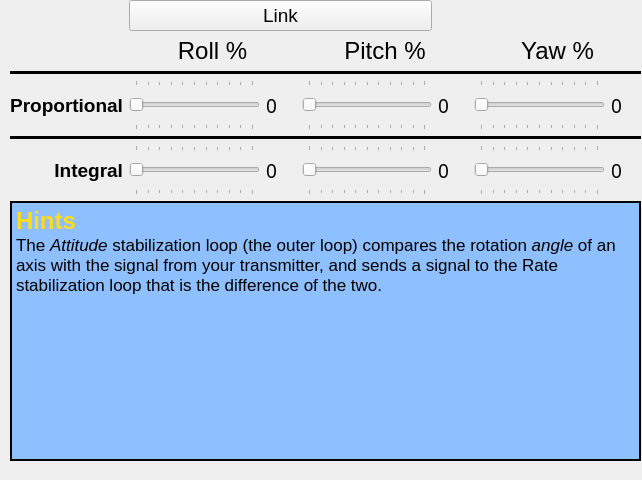
         <widget class="QWidget" name="basicAttitudeStab">
          <property name="enabled">
           <bool>true</bool>
          </property>
          <property name="geometry">
           <rect>
            <x>0</x>
            <y>0</y>
            <width>642</width>
            <height>480</height>
           </rect>
          </property>
          <property name="sizePolicy">
           <sizepolicy hsizetype="Expanding" vsizetype="Expanding">
            <horstretch>0</horstretch>
            <verstretch>0</verstretch>
           </sizepolicy>
          </property>
          <property name="minimumSize">
           <size>
            <width>642</width>
            <height>480</height>
           </size>
          </property>
          <property name="sizeIncrement">
           <size>
            <width>1</width>
            <height>1</height>
           </size>
          </property>
          <property name="font">
           <font>
            <pointsize>14</pointsize>
            <weight>50</weight>
            <bold>false</bold>
           </font>
          </property>
          <attribute name="label">
           <string>Attitude Stabilization (Outer Loop)</string>
          </attribute>
          <widget class="QWidget" name="layoutWidget">
           <property name="geometry">
            <rect>
             <x>10</x>
             <y>0</y>
             <width>631</width>
             <height>461</height>
            </rect>
           </property>
           <layout class="QGridLayout" name="gridLayout_7" rowstretch="0,0,0,0,0,0,0" columnstretch="0,0,0,0,0,0,0">
            <property name="sizeConstraint">
             <enum>QLayout::SetNoConstraint</enum>
            </property>
            <item row="3" column="0">
             <widget class="QLabel" name="label_25">
              <property name="font">
               <font>
                <pointsize>14</pointsize>
                <weight>75</weight>
                <bold>true</bold>
               </font>
              </property>
              <property name="autoFillBackground">
               <bool>false</bool>
              </property>
              <property name="text">
               <string>Proportional</string>
              </property>
              <property name="alignment">
               <set>Qt::AlignRight|Qt::AlignTrailing|Qt::AlignVCenter</set>
              </property>
             </widget>
            </item>
            <item row="5" column="0">
             <widget class="QLabel" name="label_26">
              <property name="font">
               <font>
                <pointsize>14</pointsize>
                <weight>75</weight>
                <bold>true</bold>
               </font>
              </property>
              <property name="autoFillBackground">
               <bool>false</bool>
              </property>
              <property name="text">
               <string>Integral</string>
              </property>
              <property name="alignment">
               <set>Qt::AlignRight|Qt::AlignTrailing|Qt::AlignVCenter</set>
              </property>
             </widget>
            </item>
            <item row="3" column="5">
             <widget class="QSlider" name="attYawProp">
              <property name="minimumSize">
               <size>
                <width>100</width>
                <height>50</height>
               </size>
              </property>
              <property name="autoFillBackground">
               <bool>false</bool>
              </property>
              <property name="maximum">
               <number>100</number>
              </property>
              <property name="orientation">
               <enum>Qt::Horizontal</enum>
              </property>
              <property name="tickPosition">
               <enum>QSlider::TicksBothSides</enum>
              </property>
              <property name="tickInterval">
               <number>10</number>
              </property>
              <property name="wrapping" stdset="0">
               <bool>false</bool>
              </property>
              <property name="notchTarget" stdset="0">
               <double>0.000000000000000</double>
              </property>
              <property name="notchesVisible" stdset="0">
               <bool>false</bool>
              </property>
             </widget>
            </item>
            <item row="5" column="5">
             <widget class="QSlider" name="attYawInt">
              <property name="minimumSize">
               <size>
                <width>0</width>
                <height>50</height>
               </size>
              </property>
              <property name="autoFillBackground">
               <bool>false</bool>
              </property>
              <property name="maximum">
               <number>100</number>
              </property>
              <property name="orientation">
               <enum>Qt::Horizontal</enum>
              </property>
              <property name="tickPosition">
               <enum>QSlider::TicksBothSides</enum>
              </property>
              <property name="tickInterval">
               <number>10</number>
              </property>
              <property name="wrapping" stdset="0">
               <bool>false</bool>
              </property>
              <property name="notchTarget" stdset="0">
               <double>0.000000000000000</double>
              </property>
              <property name="notchesVisible" stdset="0">
               <bool>false</bool>
              </property>
             </widget>
            </item>
            <item row="4" column="0" colspan="7">
             <widget class="Line" name="line_5">
              <property name="sizePolicy">
               <sizepolicy hsizetype="Expanding" vsizetype="Fixed">
                <horstretch>0</horstretch>
                <verstretch>0</verstretch>
               </sizepolicy>
              </property>
              <property name="autoFillBackground">
               <bool>false</bool>
              </property>
              <property name="frameShadow">
               <enum>QFrame::Plain</enum>
              </property>
              <property name="lineWidth">
               <number>5</number>
              </property>
              <property name="orientation">
               <enum>Qt::Horizontal</enum>
              </property>
             </widget>
            </item>
            <item row="2" column="0" colspan="7">
             <widget class="Line" name="line_6">
              <property name="sizePolicy">
               <sizepolicy hsizetype="Expanding" vsizetype="Fixed">
                <horstretch>0</horstretch>
                <verstretch>0</verstretch>
               </sizepolicy>
              </property>
              <property name="autoFillBackground">
               <bool>false</bool>
              </property>
              <property name="frameShadow">
               <enum>QFrame::Plain</enum>
              </property>
              <property name="lineWidth">
               <number>5</number>
              </property>
              <property name="orientation">
               <enum>Qt::Horizontal</enum>
              </property>
             </widget>
            </item>
            <item row="0" column="1" colspan="3">
             <widget class="QPushButton" name="linkAttPitchRoll">
              <property name="autoFillBackground">
               <bool>false</bool>
              </property>
              <property name="text">
               <string>Link</string>
              </property>
              <property name="checkable">
               <bool>true</bool>
              </property>
              <property name="flat">
               <bool>false</bool>
              </property>
             </widget>
            </item>
            <item row="3" column="6">
             <widget class="QLabel" name="APYL">
              <property name="minimumSize">
               <size>
                <width>30</width>
                <height>0</height>
               </size>
              </property>
              <property name="font">
               <font>
                <family>Monaco</family>
                <pointsize>14</pointsize>
               </font>
              </property>
              <property name="autoFillBackground">
               <bool>false</bool>
              </property>
              <property name="text">
               <string>0</string>
              </property>
              <property name="alignment">
               <set>Qt::AlignLeading|Qt::AlignLeft|Qt::AlignVCenter</set>
              </property>
             </widget>
            </item>
            <item row="5" column="6">
             <widget class="QLabel" name="AIYL">
              <property name="minimumSize">
               <size>
                <width>30</width>
                <height>0</height>
               </size>
              </property>
              <property name="font">
               <font>
                <family>Monaco</family>
                <pointsize>14</pointsize>
               </font>
              </property>
              <property name="autoFillBackground">
               <bool>false</bool>
              </property>
              <property name="text">
               <string>0</string>
              </property>
              <property name="alignment">
               <set>Qt::AlignLeading|Qt::AlignLeft|Qt::AlignVCenter</set>
              </property>
             </widget>
            </item>
            <item row="6" column="0" colspan="7">
             <widget class="QTextBrowser" name="attTextBrowser">
              <property name="autoFillBackground">
               <bool>false</bool>
              </property>
              <property name="styleSheet">
               <string notr="true">background-color: rgb(142, 191, 255);</string>
              </property>
              <property name="frameShape">
               <enum>QFrame::Box</enum>
              </property>
              <property name="frameShadow">
               <enum>QFrame::Plain</enum>
              </property>
              <property name="lineWidth">
               <number>2</number>
              </property>
              <property name="html">
               <string>&lt;!DOCTYPE HTML PUBLIC &quot;-//W3C//DTD HTML 4.0//EN&quot; &quot;http://www.w3.org/TR/REC-html40/strict.dtd&quot;&gt;
&lt;html&gt;&lt;head&gt;&lt;meta name=&quot;qrichtext&quot; content=&quot;1&quot; /&gt;&lt;style type=&quot;text/css&quot;&gt;
p, li { white-space: pre-wrap; }
&lt;/style&gt;&lt;/head&gt;&lt;body style=&quot; font-family:'Lucida Grande'; font-size:13pt; font-weight:400; font-style:normal;&quot;&gt;
&lt;p style=&quot; margin-top:0px; margin-bottom:0px; margin-left:0px; margin-right:0px; -qt-block-indent:0; text-indent:0px;&quot;&gt;&lt;span style=&quot; font-size:18pt; font-weight:600; color:#ffdc1a;&quot;&gt;Hints&lt;/span&gt;&lt;/p&gt;
&lt;p style=&quot; margin-top:0px; margin-bottom:0px; margin-left:0px; margin-right:0px; -qt-block-indent:0; text-indent:0px;&quot;&gt;The &lt;span style=&quot; font-style:italic;&quot;&gt;Attitude&lt;/span&gt; stabilization loop (the outer loop) compares the rotation &lt;span style=&quot; font-style:italic;&quot;&gt;angle &lt;/span&gt;of an axis with the signal from your transmitter, and sends a signal to the Rate stabilization loop that is the difference of the two.&lt;/p&gt;&lt;/body&gt;&lt;/html&gt;</string>
              </property>
             </widget>
            </item>
            <item row="1" column="1" colspan="2">
             <widget class="QLabel" name="label_27">
              <property name="font">
               <font>
                <pointsize>18</pointsize>
               </font>
              </property>
              <property name="autoFillBackground">
               <bool>false</bool>
              </property>
              <property name="text">
               <string>Roll %</string>
              </property>
              <property name="alignment">
               <set>Qt::AlignCenter</set>
              </property>
             </widget>
            </item>
            <item row="1" column="3" colspan="2">
             <widget class="QLabel" name="label_9">
              <property name="sizePolicy">
               <sizepolicy hsizetype="Expanding" vsizetype="Preferred">
                <horstretch>0</horstretch>
                <verstretch>0</verstretch>
               </sizepolicy>
              </property>
              <property name="font">
               <font>
                <pointsize>18</pointsize>
               </font>
              </property>
              <property name="autoFillBackground">
               <bool>false</bool>
              </property>
              <property name="text">
               <string>Pitch %</string>
              </property>
              <property name="alignment">
               <set>Qt::AlignCenter</set>
              </property>
             </widget>
            </item>
            <item row="1" column="5" colspan="2">
             <widget class="QLabel" name="label_28">
              <property name="sizePolicy">
               <sizepolicy hsizetype="Expanding" vsizetype="Preferred">
                <horstretch>0</horstretch>
                <verstretch>0</verstretch>
               </sizepolicy>
              </property>
              <property name="font">
               <font>
                <pointsize>18</pointsize>
               </font>
              </property>
              <property name="autoFillBackground">
               <bool>false</bool>
              </property>
              <property name="text">
               <string>Yaw %</string>
              </property>
              <property name="alignment">
               <set>Qt::AlignCenter</set>
              </property>
             </widget>
            </item>
            <item row="3" column="3">
             <widget class="QSlider" name="attPitchProp">
              <property name="minimumSize">
               <size>
                <width>100</width>
                <height>50</height>
               </size>
              </property>
              <property name="autoFillBackground">
               <bool>false</bool>
              </property>
              <property name="maximum">
               <number>100</number>
              </property>
              <property name="orientation">
               <enum>Qt::Horizontal</enum>
              </property>
              <property name="tickPosition">
               <enum>QSlider::TicksBothSides</enum>
              </property>
              <property name="tickInterval">
               <number>10</number>
              </property>
              <property name="wrapping" stdset="0">
               <bool>false</bool>
              </property>
              <property name="notchTarget" stdset="0">
               <double>0.000000000000000</double>
              </property>
              <property name="notchesVisible" stdset="0">
               <bool>false</bool>
              </property>
             </widget>
            </item>
            <item row="3" column="4">
             <widget class="QLabel" name="APPL">
              <property name="sizePolicy">
               <sizepolicy hsizetype="Minimum" vsizetype="Minimum">
                <horstretch>0</horstretch>
                <verstretch>0</verstretch>
               </sizepolicy>
              </property>
              <property name="minimumSize">
               <size>
                <width>30</width>
                <height>0</height>
               </size>
              </property>
              <property name="font">
               <font>
                <family>Monaco</family>
                <pointsize>14</pointsize>
               </font>
              </property>
              <property name="autoFillBackground">
               <bool>false</bool>
              </property>
              <property name="midLineWidth">
               <number>-10</number>
              </property>
              <property name="text">
               <string>0</string>
              </property>
              <property name="textFormat">
               <enum>Qt::AutoText</enum>
              </property>
              <property name="scaledContents">
               <bool>false</bool>
              </property>
              <property name="alignment">
               <set>Qt::AlignLeading|Qt::AlignLeft|Qt::AlignVCenter</set>
              </property>
             </widget>
            </item>
            <item row="3" column="1">
             <widget class="QSlider" name="attRollProp">
              <property name="minimumSize">
               <size>
                <width>100</width>
                <height>50</height>
               </size>
              </property>
              <property name="autoFillBackground">
               <bool>false</bool>
              </property>
              <property name="maximum">
               <number>100</number>
              </property>
              <property name="orientation">
               <enum>Qt::Horizontal</enum>
              </property>
              <property name="tickPosition">
               <enum>QSlider::TicksBothSides</enum>
              </property>
              <property name="tickInterval">
               <number>10</number>
              </property>
              <property name="wrapping" stdset="0">
               <bool>false</bool>
              </property>
              <property name="notchTarget" stdset="0">
               <double>0.000000000000000</double>
              </property>
              <property name="notchesVisible" stdset="0">
               <bool>false</bool>
              </property>
             </widget>
            </item>
            <item row="3" column="2">
             <widget class="QLabel" name="APRL">
              <property name="minimumSize">
               <size>
                <width>30</width>
                <height>0</height>
               </size>
              </property>
              <property name="font">
               <font>
                <family>Monaco</family>
                <pointsize>14</pointsize>
               </font>
              </property>
              <property name="autoFillBackground">
               <bool>false</bool>
              </property>
              <property name="text">
               <string>0</string>
              </property>
              <property name="alignment">
               <set>Qt::AlignLeading|Qt::AlignLeft|Qt::AlignVCenter</set>
              </property>
             </widget>
            </item>
            <item row="5" column="4">
             <widget class="QLabel" name="AIPL">
              <property name="minimumSize">
               <size>
                <width>30</width>
                <height>0</height>
               </size>
              </property>
              <property name="font">
               <font>
                <family>Monaco</family>
                <pointsize>14</pointsize>
               </font>
              </property>
              <property name="autoFillBackground">
               <bool>false</bool>
              </property>
              <property name="text">
               <string>0</string>
              </property>
              <property name="alignment">
               <set>Qt::AlignLeading|Qt::AlignLeft|Qt::AlignVCenter</set>
              </property>
             </widget>
            </item>
            <item row="5" column="3">
             <widget class="QSlider" name="attPitchInt">
              <property name="minimumSize">
               <size>
                <width>100</width>
                <height>50</height>
               </size>
              </property>
              <property name="autoFillBackground">
               <bool>false</bool>
              </property>
              <property name="maximum">
               <number>100</number>
              </property>
              <property name="orientation">
               <enum>Qt::Horizontal</enum>
              </property>
              <property name="tickPosition">
               <enum>QSlider::TicksBothSides</enum>
              </property>
              <property name="tickInterval">
               <number>10</number>
              </property>
              <property name="wrapping" stdset="0">
               <bool>false</bool>
              </property>
              <property name="notchTarget" stdset="0">
               <double>0.000000000000000</double>
              </property>
              <property name="notchesVisible" stdset="0">
               <bool>false</bool>
              </property>
             </widget>
            </item>
            <item row="5" column="2">
             <widget class="QLabel" name="AIRL">
              <property name="minimumSize">
               <size>
                <width>30</width>
                <height>0</height>
               </size>
              </property>
              <property name="font">
               <font>
                <family>Monaco</family>
                <pointsize>14</pointsize>
               </font>
              </property>
              <property name="autoFillBackground">
               <bool>false</bool>
              </property>
              <property name="text">
               <string>0</string>
              </property>
              <property name="alignment">
               <set>Qt::AlignLeading|Qt::AlignLeft|Qt::AlignVCenter</set>
              </property>
             </widget>
            </item>
            <item row="5" column="1">
             <widget class="QSlider" name="attRollInt">
              <property name="minimumSize">
               <size>
                <width>0</width>
                <height>50</height>
               </size>
              </property>
              <property name="autoFillBackground">
               <bool>false</bool>
              </property>
              <property name="maximum">
               <number>100</number>
              </property>
              <property name="orientation">
               <enum>Qt::Horizontal</enum>
              </property>
              <property name="tickPosition">
               <enum>QSlider::TicksBothSides</enum>
              </property>
              <property name="tickInterval">
               <number>10</number>
              </property>
              <property name="wrapping" stdset="0">
               <bool>false</bool>
              </property>
              <property name="notchTarget" stdset="0">
               <double>0.000000000000000</double>
              </property>
              <property name="notchesVisible" stdset="0">
               <bool>false</bool>
              </property>
             </widget>
            </item>
           </layout>
          </widget>
         </widget>
